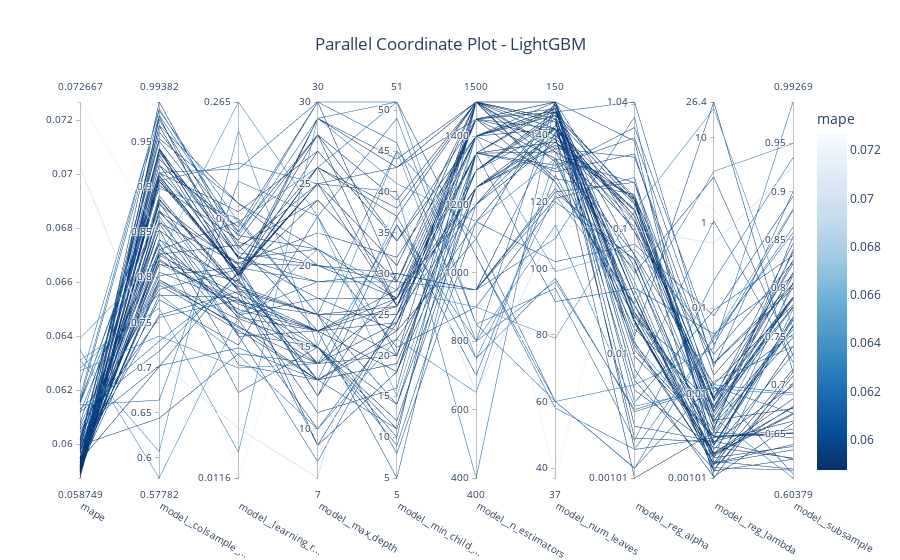

Here is the notebook cell this chart was saved with:
### Code cell
fig2 = optuna.visualization.plot_parallel_coordinate(loaded_study, target_name=TARGET_NAME)

current_title = fig2.layout.title.text if fig2.layout.title and fig2.layout.title.text else ""
fig2.update_layout(title_text=f"{current_title} - {model_name}", title_x=0.5)

fig2.show()
